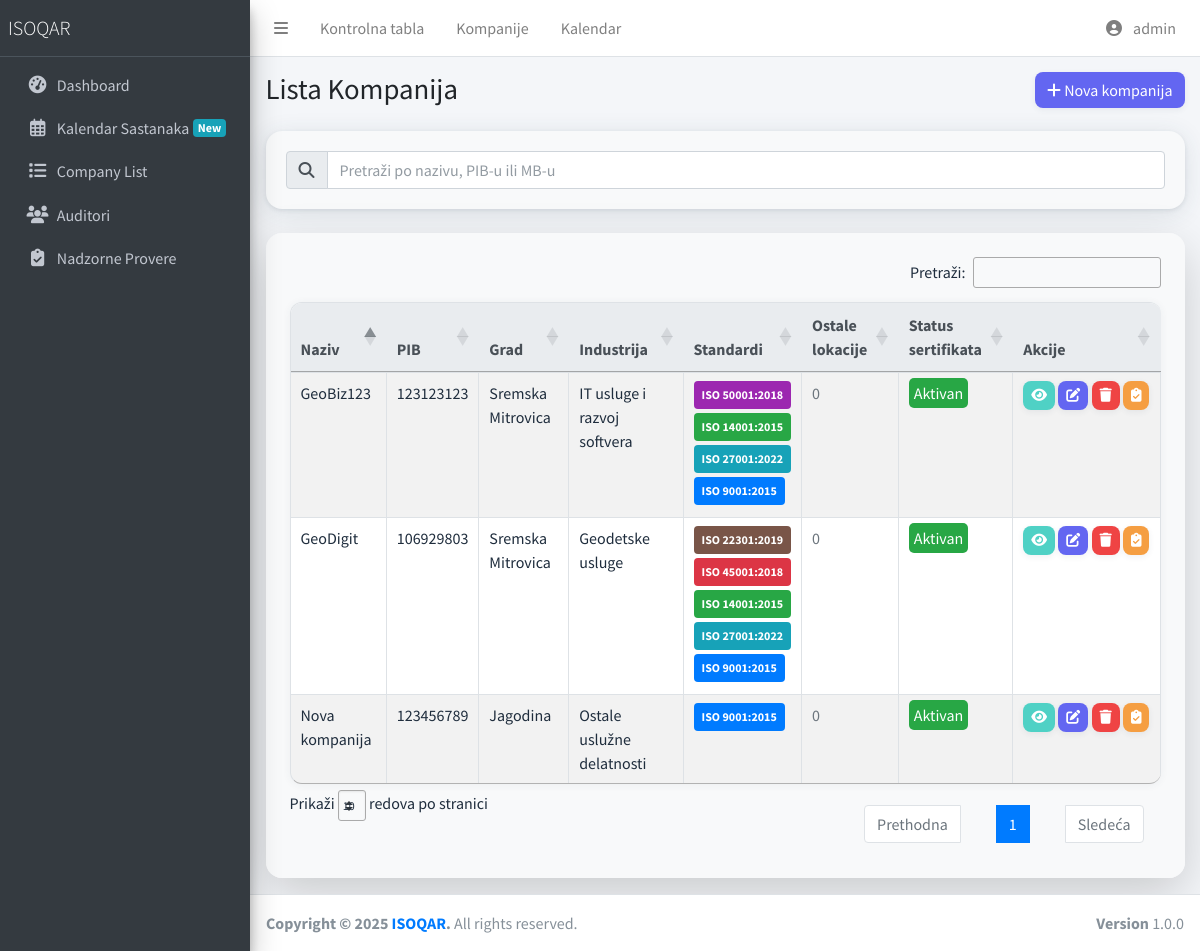
/company/companies/ (signed in), run on the app's committed database.
### company/company_models.py (models this page shows, shortened)
class Company(models.Model):
    STATUS_ACTIVE = 'active'
    STATUS_SUSPENDED = 'suspended'
    STATUS_WITHDRAWN = 'withdrawn'
    STATUS_EXPIRED = 'expired'
    STATUS_PENDING = 'pending'
    STATUS_CANCELLED = 'cancelled'
    CERTIFICATE_STATUS_CHOICES = [
        (STATUS_ACTIVE, _('Aktivan')),
        (STATUS_SUSPENDED, _('Suspendovan')),
        (STATUS_WITHDRAWN, _('Deregistrovan')),
        (STATUS_EXPIRED, _('Istekao')),
        (STATUS_PENDING, _('Na čekanju')),
        (STATUS_CANCELLED, _('Otkazan')),
    ]
    name = models.CharField(_("Naziv kompanije"), max_length=200)
    pib = models.CharField(_("PIB"), max_length=9, blank=True, null=True, validators=[
        RegexValidator(r'^\d{9}$', _('PIB mora sadržati tačno 9 cifara'))
    ])
    mb = models.CharField(_("Matični broj"), max_length=8, blank=True, null=True, validators=[
        RegexValidator(r'^\d{8}$', _('Matični broj mora sadržati tačno 8 cifara'))
    ])
    street = models.CharField(_("Ulica"), max_length=200, blank=True, null=True)
    street_number = models.CharField(_("Broj"), max_length=20, blank=True, null=True)
    city = models.CharField(
        _("Grad"),
        max_length=50,
        choices=SERBIA_CITY_CHOICES,
        help_text=_("Izaberite grad"),
        blank=True,
        null=True
    )
    postal_code = models.CharField(_("Poštanski broj"), max_length=10, blank=True, null=True)
    country = models.CharField(_("Država"), max_length=100, default="Srbija")
    phone = models.CharField(_("Telefon"), max_length=50, blank=True, null=True)
    email = models.EmailField(_("Email"), blank=True, null=True)
    website = models.URLField(_("Web sajt"), blank=True, null=True)
    industry = models.CharField(
        _("Industrija"),
        max_length=50,
        choices=INDUSTRY_CHOICES,
        blank=True,
        null=True,
        help_text=_("Izaberite industriju")
    )
    number_of_employees = models.IntegerField(_("Broj zaposlenih"), blank=True, null=True)
    certificate_status = models.CharField(
        _("Status sertifikata"),
        max_length=50,
        choices=CERTIFICATE_STATUS_CHOICES,
        default=STATUS_PENDING
    )
    certificate_number = models.CharField(_("Broj sertifikata"), max_length=100, blank=True, null=True)
    suspension_until_date = models.DateField(_("Suspenzija do datuma"), blank=True, null=True)
    audit_days = models.DecimalField(_("Broj dana audita"), max_digits=18, decimal_places=1, blank=True, null=True)
    initial_audit_conducted_date = models.DateField(_("Datum inicijalnog audita"), blank=True, null=True)
    visits_per_year = models.DecimalField(_("Poseta godišnje"), max_digits=18, decimal_places=0, blank=True, null=True)
    audit_days_each = models.DecimalField(_("Dana po auditu"), max_digits=18, decimal_places=1, blank=True, null=True)
    oblast_registracije = models.TextField(_("Oblast registracije"), blank=True, null=True, help_text=_("Unesite oblast registracije kompanije"))
    notes = models.TextField(_("Napomene"), blank=True, null=True)
    is_active = models.BooleanField(_("Aktivna"), default=True)
    created_at = models.DateTimeField(_("Kreirano"), default=timezone.now)
    updated_at = models.DateTimeField(_("Ažurirano"), auto_now=True)
    class Meta:
        verbose_name = _("Kompanija")
        verbose_name_plural = _("Kompanije")
        ordering = ['-created_at']

### company/standard_models.py (models this page shows, shortened)
class CompanyStandard(models.Model):
    company = models.ForeignKey('Company', on_delete=models.CASCADE, verbose_name=_("Kompanija"), related_name='company_standards')
    standard = models.CharField(
        _("Standard (staro)"),
        max_length=100,
        choices=StandardDefinition.STANDARD_CHOICES,
        blank=True,
        null=True,
        help_text=_("Staro polje za standard, koristite standard_definition umesto ovog polja")
    )
    standard_definition = models.ForeignKey(
        StandardDefinition,
        on_delete=models.CASCADE,
        related_name='companies',
        verbose_name=_("Standard"),
        help_text=_("Izaberite standard iz liste definisanih standarda")
    )
    issue_date = models.DateField(_('Datum izdavanja'), blank=True, null=True)
    expiry_date = models.DateField(_('Datum isteka'), blank=True, null=True)
    notes = models.TextField(_('Napomene'), blank=True, null=True)
    created_at = models.DateTimeField(_('Kreirano'), default=timezone.now)
    updated_at = models.DateTimeField(_('Ažurirano'), auto_now=True)
    class Meta:
        verbose_name = _("Standard kompanije")
        verbose_name_plural = _("Standardi kompanija")
        ordering = ['-issue_date']
        unique_together = [['company', 'standard_definition']]

class StandardDefinition(models.Model):
    STANDARD_CHOICES = [
        ('ISO 9001:2015', _('ISO 9001:2015 - Sistem menadžmenta kvalitetom')),
        ('ISO 14001:2015', _('ISO 14001:2015 - Sistem upravljanja zaštitom životne sredine')),
        ('ISO 45001:2018', _('ISO 45001:2018 - Sistem menadžmenta bezbednošću i zdravljem na radu')),
        ('ISO 27001:2022', _('ISO 27001:2022 - Sistem menadžmenta bezbednošću informacija')),
        ('ISO 22000:2018', _('ISO 22000:2018 - Sistem menadžmenta bezbednošću hrane')),
        ('ISO 13485:2016', _('ISO 13485:2016 - Medicinska sredstva - Sistem menadžmenta kvalitetom')),
        ('ISO 50001:2018', _('ISO 50001:2018 - Sistem menadžmenta energijom')),
        ('ISO 20000-1:2018', _('ISO 20000-1:2018 - Sistem menadžmenta IT uslugama')),
        ('ISO 22301:2019', _('ISO 22301:2019 - Sistem menadžmenta kontinuitetom poslovanja')),
        ('ISO 37001:2016', _('ISO 37001:2016 - Sistem menadžmenta protiv mita')),
        ('ISO 17025:2017', _('ISO 17025:2017 - Opšti zahtevi za kompetentnost laboratorija za ispitivanje i laboratorija za etaloniranje')),
        ('ISO 17020:2012', _('ISO 17020:2012 - Ocenjivanje usaglašenosti - Zahtevi za rad različitih tipova tela koja obavljaju kontrolisanje')),
        ('ISO 17021-1:2015', _('ISO 17021-1:2015 - Ocenjivanje usaglašenosti - Zahtevi za tela koja obavljaju proveru i sertifikaciju sistema menadžmenta')),
        ('ISO 17024:2012', _('ISO 17024:2012 - Ocenjivanje usaglašenosti - Opšti zahtevi za tela koja obavljaju sertifikaciju osoba')),
        ('ISO 17065:2012', _('ISO 17065:2012 - Ocenjivanje usaglašenosti - Zahtevi za tela koja sertifikuju proizvode, procese i usluge')),
        ('HACCP', _('HACCP - Sistem bezbednosti hrane')),
        ('FSSC 22000 v5.1', _('FSSC 22000 v5.1 - Sistem bezbednosti hrane')),
        ('IFS Food v7', _('IFS Food v7 - International Featured Standard Food')),
        ('BRC Food v9', _('BRC Food v9 - British Retail Consortium Global Standard for Food Safety')),
    ]
    code = models.CharField(_('Kod standarda'), max_length=20, unique=True)
    name = models.CharField(_('Naziv standarda'), max_length=100)
    standard = models.CharField(
        _('Standard'),
        max_length=100,
        choices=STANDARD_CHOICES,
        blank=True,
        null=True
    )
    description = models.TextField(_('Opis'), blank=True, null=True)
    active = models.BooleanField(_('Aktivan'), default=True)
    created_at = models.DateTimeField(_('Kreirano'), default=timezone.now)
    updated_at = models.DateTimeField(_('Ažurirano'), auto_now=True)
    iaf_scope_references = models.ManyToManyField(
        IAFScopeReference,
        through='StandardIAFScopeReference',
        related_name='standards',
        verbose_name=_('IAF Scope References')
    )
    class Meta:
        verbose_name = _("Definicija standarda")
        verbose_name_plural = _("Definicije standarda")
        ordering = ['code']

### company/views.py (the view)
# urls.py: path('companies/', CompanyListView.as_view(), name='list'),
class CompanyListView(ListView):
    model = Company
    template_name = 'company/company-list.html'
    context_object_name = 'companies'
    def get_queryset(self):
        queryset = super().get_queryset()
        search_query = self.request.GET.get('search', '')
        if search_query:
            queryset = queryset.filter(
                Q(name__icontains=search_query) |
                Q(pib__icontains=search_query) |
                Q(mb__icontains=search_query)
            )
        return queryset.order_by('name')
    def get_context_data(self, **kwargs):
        context = super().get_context_data(**kwargs)
        context['search_query'] = self.request.GET.get('search', '')
        return context

### templates/company/company-list.html (shortened to what this page needs)
{% extends "layouts/base.html" %}
{% block extrastyle %}
<link rel="stylesheet" href="https://cdn.datatables.net/1.13.4/css/jquery.dataTables.min.css">
<link rel="stylesheet" href="https://cdn.datatables.net/1.13.4/css/dataTables.bootstrap4.min.css">
<link rel="stylesheet" href="https://cdn.datatables.net/responsive/2.4.0/css/responsive.bootstrap4.min.css">
<link rel="stylesheet" href="https://cdn.datatables.net/buttons/2.3.3/css/buttons.bootstrap4.min.css">
{% endblock %}
{% block content %}
<div class="content-wrapper">
  <div class="content-header">
    <div class="container-fluid">
      <div class="row mb-2">
        <div class="col-sm-6">
          <h1 class="m-0">Lista Kompanija</h1>
        </div>
        <div class="col-sm-6">
          <div class="float-sm-right">
            <a href="{% url 'company:create' %}" class="btn btn-primary">
              <i class="fas fa-plus"></i> Nova kompanija
            </a>
          </div>
        </div>
      </div>
    </div>
  </div>
  <div class="content">
    <div class="container-fluid">
      <div class="card mb-4">
        <div class="card-body">
          <div class="input-group w-100">
            <div class="input-group-prepend">
              <span class="input-group-text"><i class="fas fa-search"></i></span>
            </div>
            <input type="text" id="tableSearch" class="form-control" placeholder="Pretraži po nazivu, PIB-u ili MB-u">
          </div>
        </div>
      </div>
      <div class="card shadow-lg border-0 rounded-4">
        <div class="card-body p-4 bg-light rounded-4">
          <table id="companiesTable" class="table table-bordered table-striped">
            <thead>
              <tr>
                <th>Naziv</th>
                <th>PIB</th>
                <th>Grad</th>
                <th>Industrija</th>
                <th>Standardi</th>
                <th>Ostale lokacije</th>
                <th>Status sertifikata</th>
                <th>Akcije</th>
              </tr>
            </thead>
            <tbody>
              {% for company in companies %}
              <tr>
                <td>{{ company.name }}</td>
                <td>{{ company.pib }}</td>
                <td>{{ company.city }}</td>
                <td>{{ company.get_industry_display }}</td>
                <td>
                  {% if company.company_standards.all %}
                    <ul class="list-unstyled mb-0">
                      {% for company_standard in company.company_standards.all %}
                        <li class="mb-1">
                          {% with standard_code=company_standard.standard_definition.standard|default:company_standard.standard_definition.code %}
                          {% if 'ISO 9001' in standard_code %}
                            <span class="badge badge-primary p-2">{{ standard_code }}</span>
                          {% elif 'ISO 14001' in standard_code %}
                            <span class="badge badge-success p-2">{{ standard_code }}</span>
                          {% elif 'ISO 45001' in standard_code %}
                            <span class="badge badge-danger p-2">{{ standard_code }}</span>
                          {% elif 'ISO 27001' in standard_code %}
                            <span class="badge badge-info p-2">{{ standard_code }}</span>
                          {% elif 'ISO 22000' in standard_code %}
                            <span class="badge badge-warning p-2">{{ standard_code }}</span>
                          {% elif 'ISO 13485' in standard_code %}
                            <span class="badge badge-secondary p-2">{{ standard_code }}</span>
                          {% elif 'ISO 50001' in standard_code %}
                            <span class="badge p-2" style="background-color: #9c27b0; color: white;">{{ standard_code }}</span>
                          {% elif 'ISO 20000' in standard_code %}
                            <span class="badge p-2" style="background-color: #ff9800; color: white;">{{ standard_code }}</span>
                          {% elif 'ISO 22301' in standard_code %}
                            <span class="badge p-2" style="background-color: #795548; color: white;">{{ standard_code }}</span>
                          {% elif 'ISO 37001' in standard_code %}
                            <span class="badge p-2" style="background-color: #607d8b; color: white;">{{ standard_code }}</span>
                          {% elif 'HACCP' in standard_code %}
                            <span class="badge p-2" style="background-color: #e91e63; color: white;">{{ standard_code }}</span>
                          {% elif 'FSSC' in standard_code %}
                            <span class="badge p-2" style="background-color: #00bcd4; color: white;">{{ standard_code }}</span>
                          {% elif 'IFS' in standard_code %}
                            <span class="badge p-2" style="background-color: #3f51b5; color: white;">{{ standard_code }}</span>
                          {% elif 'BRC' in standard_code %}
                            <span class="badge p-2" style="background-color: #ff5722; color: white;">{{ standard_code }}</span>
                          {% else %}
                            <span class="badge badge-dark p-2">{{ standard_code }}</span>
                          {% endif %}
                          {% endwith %}
                        </li>
                      {% endfor %}
                    </ul>
                  {% else %}
                    <span class="text-muted">Nema standarda</span>
                  {% endif %}
                </td>
                <td>
                  {% if company.ostalalokacija_set.all %}
                    <span class="badge badge-info">{{ company.ostalalokacija_set.count }}</span>
                  {% else %}
                    <span class="text-muted">0</span>
                  {% endif %}
                </td>
                <td>
                  <span class="status-{{ company.certificate_status }}">{{ company.get_certificate_status_display }}</span>
                </td>
                <td class="action-buttons">
                  <a href="{% url 'company:detail' company.id %}" class="btn btn-sm btn-info" title="Detalji">
                    <i class="fas fa-eye"></i>
                  </a>
                  <a href="{% url 'company:update' company.id %}" class="btn btn-sm btn-primary" title="Izmeni">
                    <i class="fas fa-edit"></i>
                  </a>
                  <a href="{% url 'company:delete' company.id %}" class="btn btn-sm btn-danger" title="Obriši">
                    <i class="fas fa-trash"></i>
                  </a>
                  <a href="{% url 'company:company_audits' company.id %}" class="btn btn-sm btn-warning" title="Nadzorne provere">
                    <i class="fas fa-clipboard-check"></i>
                  </a>
                </td>
              </tr>
              {% endfor %}
            </tbody>
          </table>
        </div>
      </div>
    </div>
  </div>
</div>
{% endblock %}

### templates/layouts/navbar.html (shortened to what this page needs)
<nav class="main-header navbar navbar-expand navbar-white navbar-light">
    <ul class="navbar-nav">
      <li class="nav-item">
        <a class="nav-link" data-widget="pushmenu" href="#" role="button"><i class="fas fa-bars"></i></a>
      </li>
      <li class="nav-item d-none d-sm-inline-block">
        <a href="{% url 'company:dashboard' %}" class="nav-link">Kontrolna tabla</a>
      </li>
      <li class="nav-item d-none d-sm-inline-block">
        <a href="{% url 'company:list' %}" class="nav-link">Kompanije</a>
      </li>
      <li class="nav-item d-none d-sm-inline-block">
        <a href="{% url 'company:calendar' %}" class="nav-link">Kalendar</a>
      </li>
    </ul>
    <ul class="navbar-nav ml-auto">
      {% if user.is_authenticated %}
      <li class="nav-item dropdown user-menu">
        <a href="#" class="nav-link dropdown-toggle" data-toggle="dropdown" aria-expanded="false">
          <i class="fas fa-user-circle mr-2"></i>
          <span class="d-none d-md-inline">{{ user.username }}</span>
        </a>
      </li>
      {% endif %}
    </ul>
</nav>

### data on the page
Company: name "GeoBiz123", pib "123123123", city "Sremska Mitrovica", industry "IT usluge i razvoj softvera", certificate_status "Aktivan"
CompanyStandard: standard_definition "ISO 50001:2018"
CompanyStandard: standard_definition "ISO 14001:2015"
CompanyStandard: standard_definition "ISO 27001:2022"
CompanyStandard: standard_definition "ISO 9001:2015"
Company: name "GeoDigit", pib "106929803", city "Sremska Mitrovica", industry "Geodetske usluge", certificate_status "Aktivan"
CompanyStandard: standard_definition "ISO 22301:2019"
CompanyStandard: standard_definition "ISO 45001:2018"
CompanyStandard: standard_definition "ISO 14001:2015"
CompanyStandard: standard_definition "ISO 27001:2022"
CompanyStandard: standard_definition "ISO 9001:2015"
Company: name "Nova kompanija", pib "123456789", city "Jagodina", industry "Ostale uslužne delatnosti", certificate_status "Aktivan"
CompanyStandard: standard_definition "ISO 9001:2015"

### other printed values
{{ user.username }} "admin"
